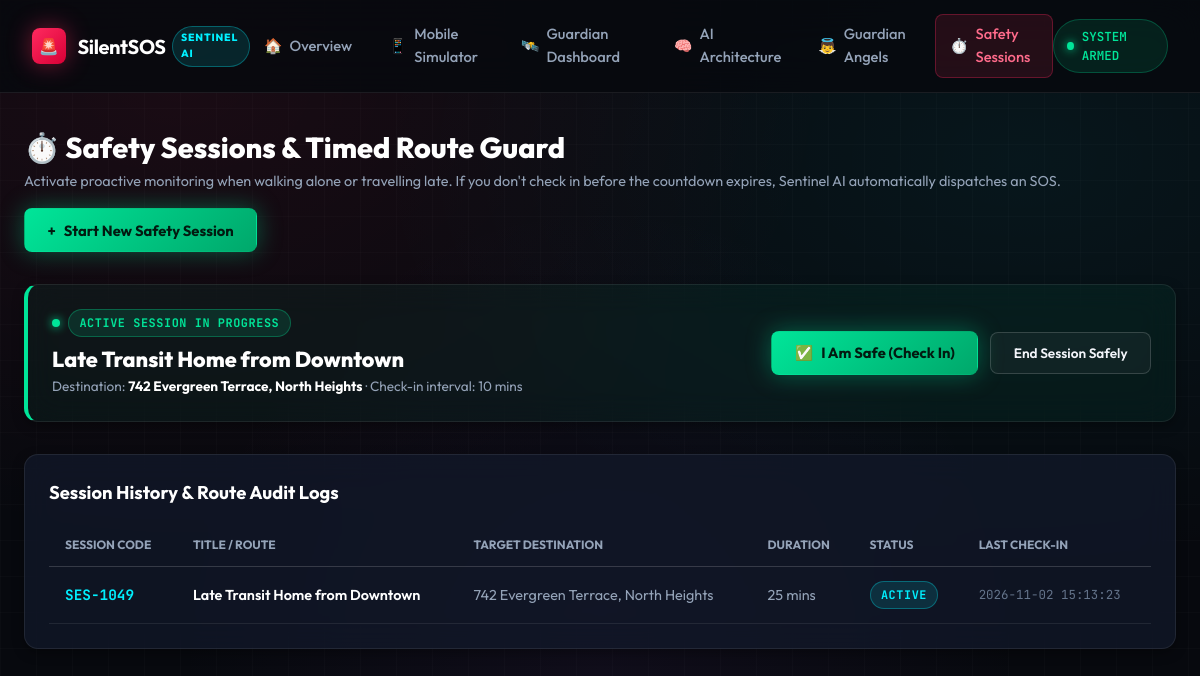
Page /sessions on the committed database.
### tables this page shows
CREATE TABLE safety_sessions (
            id INTEGER PRIMARY KEY AUTOINCREMENT,
            session_code TEXT UNIQUE NOT NULL,
            user_name TEXT NOT NULL,
            title TEXT NOT NULL,                -- e.g. 'Walking back from Library to Dorm'
            start_time TIMESTAMP DEFAULT CURRENT_TIMESTAMP,
            duration_minutes INTEGER NOT NULL,
            target_destination TEXT,
            current_lat REAL,
            current_lng REAL,
            status TEXT NOT NULL,               -- 'ACTIVE', 'COMPLETED', 'EXPIRED_SOS', 'CANCELLED'
            checkin_interval_mins INTEGER DEFAULT 10,
            last_checkin TIMESTAMP DEFAULT CURRENT_TIMESTAMP,
            next_checkin_due TIMESTAMP
        );

### app.py (the view)
@app.route("/sessions")
def sessions_view():
    sessions = query_db("SELECT * FROM safety_sessions ORDER BY id DESC")
    return render_template("sessions.html", sessions=sessions)

### database.py (called while the page is built)
def get_db_connection():
    conn = sqlite3.connect(DB_PATH, timeout=10.0)
    conn.row_factory = sqlite3.Row
    conn.execute("PRAGMA foreign_keys = ON")
    conn.execute("PRAGMA journal_mode = WAL")
    return conn

def query_db(query, args=(), one=False):
    conn = get_db_connection()
    cur = conn.cursor()
    cur.execute(query, args)
    r = cur.fetchall()
    conn.close()
    return (dict(r[0]) if r else None) if one else [dict(row) for row in r]

### templates/sessions.html (shortened to what this page needs)
{% extends "base.html" %}
{% block content %}
<div style="display: flex; flex-direction: column; gap: 2rem;">
  <div style="display: flex; justify-content: space-between; align-items: center; flex-wrap: wrap; gap: 1rem;">
    <div>
      <h1 style="font-size: 1.8rem; font-weight: 800; color: #fff;">
        <span>⏱️</span> Safety Sessions & Timed Route Guard
      </h1>
      <p style="font-size: 0.9rem; color: var(--text-muted);">
        Activate proactive monitoring when walking alone or travelling late. If you don't check in before the countdown expires, Sentinel AI automatically dispatches an SOS.
      </p>
    </div>
    <button class="btn btn-emerald" onclick="document.getElementById('start-session-modal').style.display='flex'">
      <span>+</span> Start New Safety Session
    </button>
  </div>
  <div class="glass-panel" style="border-left: 4px solid var(--emerald); background: rgba(0, 229, 153, 0.05);">
    <div style="display: flex; justify-content: space-between; align-items: center; flex-wrap: wrap; gap: 1rem;">
      <div>
        <div style="display: flex; align-items: center; gap: 0.5rem; margin-bottom: 0.35rem;">
          <span class="status-pulse"></span>
          <span class="badge badge-resolved">ACTIVE SESSION IN PROGRESS</span>
        </div>
        <h2 style="font-size: 1.35rem; font-weight: 800; color: #fff;">
          Late Transit Home from Downtown
        </h2>
        <div style="font-size: 0.85rem; color: var(--text-muted);">
          Destination: <strong style="color: #fff;">742 Evergreen Terrace, North Heights</strong> · Check-in interval: 10 mins
        </div>
      </div>
      <div style="display: flex; gap: 0.75rem; align-items: center;">
        <button class="btn btn-emerald" onclick="performCheckIn(1)">
          <span>✅</span> I Am Safe (Check In)
        </button>
        <button class="btn btn-outline" onclick="endSession(1)" style="font-size: 0.85rem;">
          End Session Safely
        </button>
      </div>
    </div>
  </div>
  <div class="glass-panel">
    <h3 style="font-size: 1.15rem; font-weight: 700; color: #fff; margin-bottom: 1rem;">
      Session History & Route Audit Logs
    </h3>
    <div style="overflow-x: auto;">
      <table style="width: 100%; border-collapse: collapse; font-size: 0.9rem; text-align: left;">
        <thead>
          <tr style="border-bottom: 1px solid var(--surface-border-bright); color: var(--text-muted); font-size: 0.75rem; text-transform: uppercase;">
            <th style="padding: 0.75rem 1rem;">Session Code</th>
            <th style="padding: 0.75rem 1rem;">Title / Route</th>
            <th style="padding: 0.75rem 1rem;">Target Destination</th>
            <th style="padding: 0.75rem 1rem;">Duration</th>
            <th style="padding: 0.75rem 1rem;">Status</th>
            <th style="padding: 0.75rem 1rem;">Last Check-In</th>
          </tr>
        </thead>
        <tbody>
          {% for s in sessions %}
          <tr style="border-bottom: 1px solid var(--surface-border);">
            <td style="padding: 0.85rem 1rem; font-family: var(--font-mono); font-weight: 700; color: var(--cyan);">
              {{ s.session_code }}
            </td>
            <td style="padding: 0.85rem 1rem; font-weight: 600; color: #fff;">
              {{ s.title }}
            </td>
            <td style="padding: 0.85rem 1rem; color: var(--text-muted);">
              {{ s.target_destination or 'Home' }}
            </td>
            <td style="padding: 0.85rem 1rem; color: var(--text-muted);">
              {{ s.duration_minutes }} mins
            </td>
            <td style="padding: 0.85rem 1rem;">
              <span class="badge {% if s.status == 'ACTIVE' %}badge-active{% else %}badge-resolved{% endif %}">
                {{ s.status }}
              </span>
            </td>
            <td style="padding: 0.85rem 1rem; font-family: var(--font-mono); font-size: 0.78rem; color: var(--text-dim);">
              {{ s.last_checkin }}
            </td>
          </tr>
          {% endfor %}
        </tbody>
      </table>
    </div>
  </div>
</div>
{% endblock %}

### static/css/style.css (style rules this page uses)
:root { --bg-primary: #07090e; --bg-secondary: #0d121d; --bg-tertiary: #131b2c; --surface-card: rgba(18, 26, 44, 0.72); --surface-card-hover: rgba(26, 37, 62, 0.85); --surface-glass: rgba(13, 18, 29, 0.75); --surface-border: rgba(255, 255, 255, 0.08); --surface-border-bright: rgba(255, 255, 255, 0.16); --crimson: #ff2a5f; --crimson-glow: rgba(255, 42, 95, 0.45); --crimson-gradient: linear-gradient(135deg, #ff2a5f 0%, #d80036 100%); --cyan: #00f0ff; --cyan-glow: rgba(0, 240, 255, 0.35); --emerald: #00e599; --emerald-glow: rgba(0, 229, 153, 0.35); --amber: #f59e0b; --amber-glow: rgba(245, 158, 11, 0.35); --purple: #9d4edd; --purple-glow: rgba(157, 78, 221, 0.35); --font-sans: 'Outfit', 'Plus Jakarta Sans', -apple-system, BlinkMacSystemFont, sans-serif; --font-mono: 'JetBrains Mono', monospace; --text-main: #f3f5fb; --text-muted: #94a3b8; --text-dim: #64748b; --shadow-sm: 0 4px 12px rgba(0, 0, 0, 0.35); --shadow-lg: 0 12px 36px rgba(0, 0, 0, 0.55); --shadow-neon-crimson: 0 0 25px rgba(255, 42, 95, 0.45); --shadow-neon-cyan: 0 0 25px rgba(0, 240, 255, 0.35); --shadow-neon-emerald: 0 0 25px rgba(0, 229, 153, 0.35); --radius-sm: 8px; --radius-md: 14px; --radius-lg: 20px; --radius-pill: 9999px; --transition: all 0.25s cubic-bezier(0.16, 1, 0.3, 1); }
*, *::before, *::after { box-sizing: border-box; margin: 0; padding: 0; }
body { background-color: var(--bg-primary); color: var(--text-main); font-family: var(--font-sans); line-height: 1.55; min-height: 100vh; overflow-x: hidden; position: relative; background-image: radial-gradient(ellipse at 15% 10%, rgba(255, 42, 95, 0.08) 0%, transparent 45%), radial-gradient(ellipse at 85% 20%, rgba(0, 240, 255, 0.06) 0%, transparent 45%), radial-gradient(ellipse at 50% 85%, rgba(157, 78, 221, 0.06) 0%, transparent 50%), linear-gradient(rgba(255, 255, 255, 0.015) 1px, transparent 1px), linear-gradient(90deg, rgba(255, 255, 255, 0.015) 1px, transparent 1px); background-size: 100% 100%, 100% 100%, 100% 100%, 36px 36px, 36px 36px; }
.status-pulse { width: 8px; height: 8px; border-radius: 50%; background-color: var(--emerald); box-shadow: 0 0 10px var(--emerald); animation: pulseBeacon 1.8s infinite; }
.btn { display: inline-flex; align-items: center; justify-content: center; gap: 0.5rem; padding: 0.7rem 1.4rem; border-radius: var(--radius-sm); font-family: var(--font-sans); font-size: 0.92rem; font-weight: 600; text-decoration: none; cursor: pointer; border: 1px solid transparent; transition: var(--transition); }
.btn-outline { background: rgba(255, 255, 255, 0.04); color: var(--text-main); border: 1px solid var(--surface-border-bright); }
.btn-emerald { background: linear-gradient(135deg, #00e599 0%, #00a86b 100%); color: #021a10; font-weight: 700; box-shadow: var(--shadow-neon-emerald); }
.badge { display: inline-flex; align-items: center; gap: 0.35rem; padding: 0.25rem 0.65rem; border-radius: var(--radius-pill); font-size: 0.74rem; font-weight: 700; text-transform: uppercase; letter-spacing: 0.05em; font-family: var(--font-mono); }
.badge-active { background: rgba(0, 240, 255, 0.12); color: var(--cyan); border: 1px solid rgba(0, 240, 255, 0.3); }
.badge-resolved { background: rgba(0, 229, 153, 0.12); color: var(--emerald); border: 1px solid rgba(0, 229, 153, 0.3); }
.glass-panel { background: var(--surface-card); backdrop-filter: blur(16px); -webkit-backdrop-filter: blur(16px); border: 1px solid var(--surface-border); border-radius: var(--radius-md); padding: 1.5rem; box-shadow: var(--shadow-sm); transition: var(--transition); }

### rows in the picture
safety_sessions: session_code "SES-1049", title "Late Transit Home from Downtown", target_destination "742 Evergreen Terrace, North Heights", duration_minutes "25", status "ACTIVE", last_checkin "2026-11-02 15:13:23"
